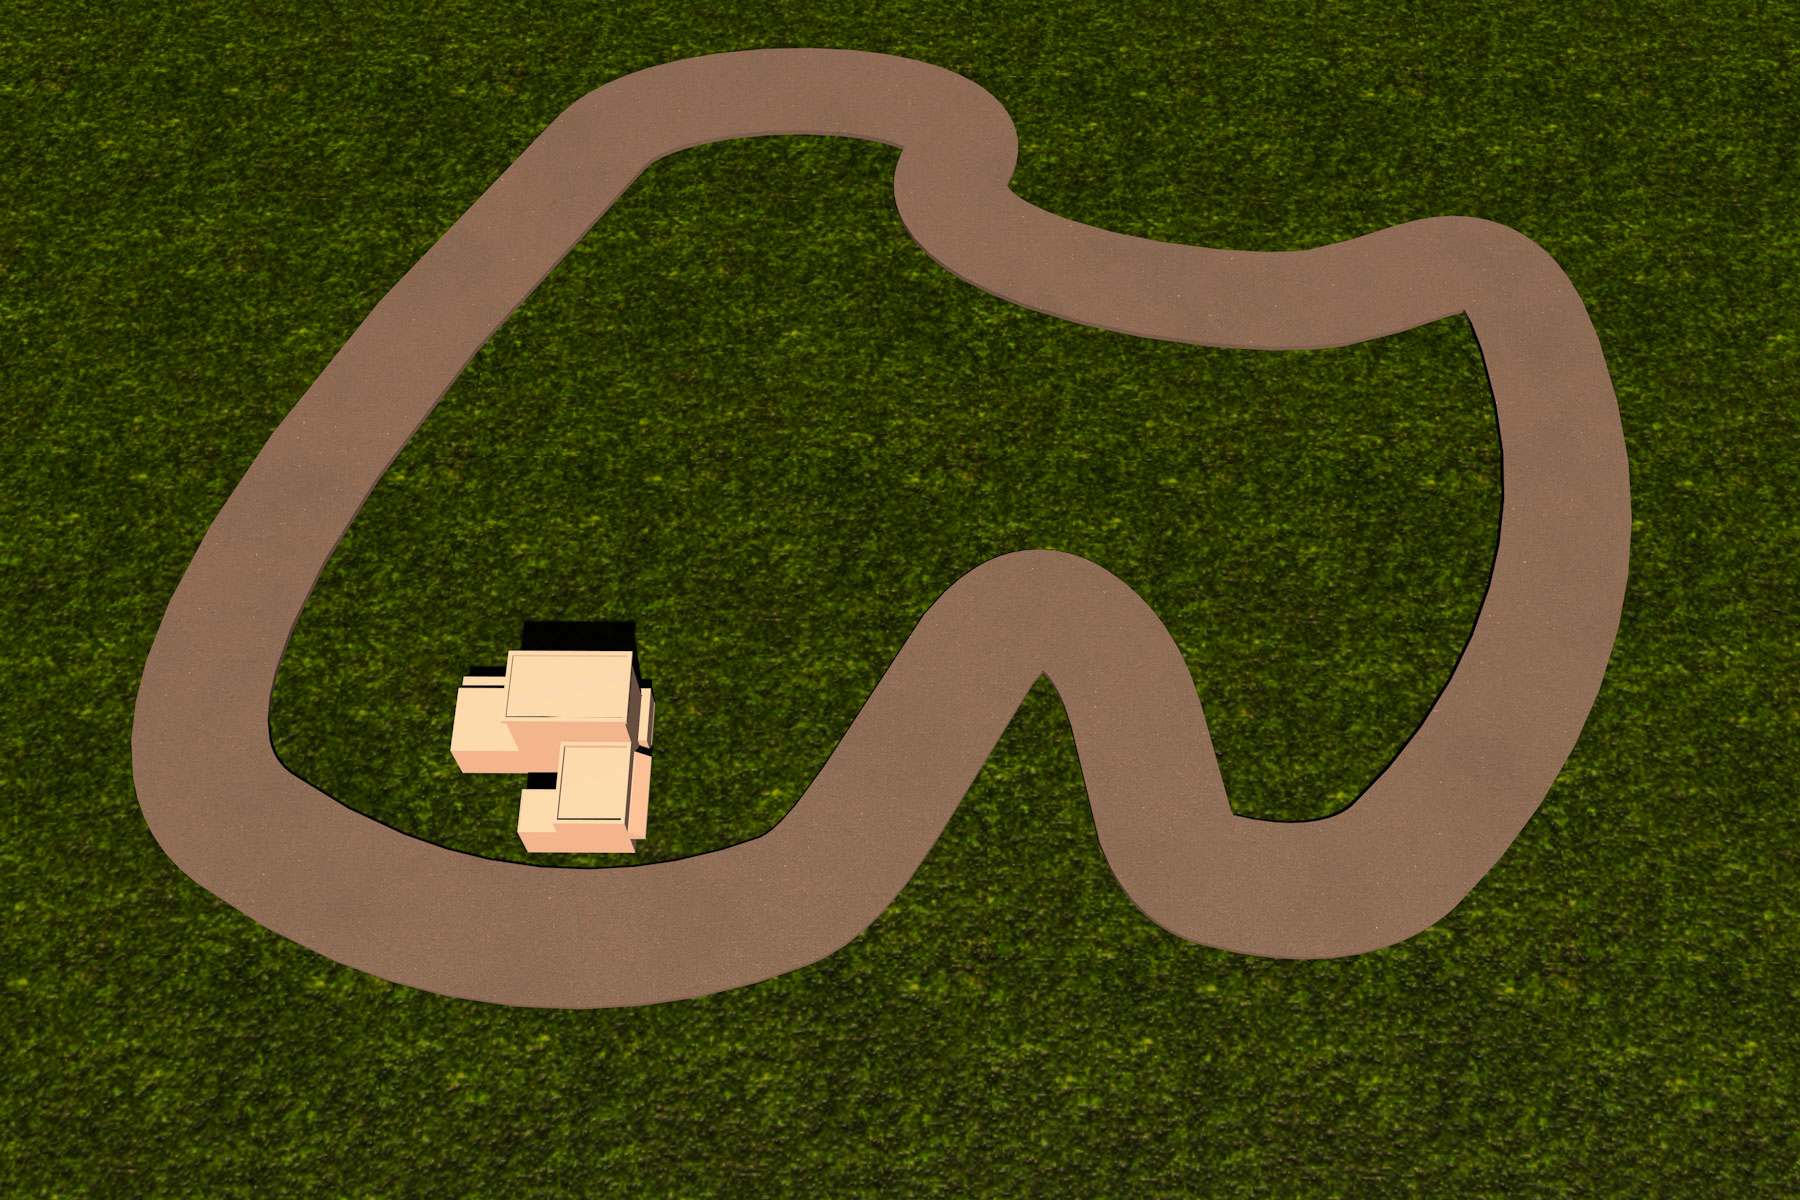

This is a level from a 2D game, rendered from its Tiled map with the project's own tilesets. A one-line summary and the map file follow, with tile-layer data summarised:
An orthogonal 1x1 tile map with 1800x1200 px tiles, 1 tile layer (Tile Layer 1), 2 tilesets and 81 objects.

<map version="1.0" orientation="orthogonal" width="1" height="1" tilewidth="1800" tileheight="1200">
 <tileset firstgid="1" name="race_track1" tilewidth="1800" tileheight="1200">
  <image source="../tiles/race_track1.png" width="1800" height="1200" />
 </tileset>
 <tileset firstgid="2" name="tree" tilewidth="60" tileheight="60">
  <image source="../tiles/tree.png" width="60" height="60" />
 </tileset>
 <layer name="Tile Layer 1" width="1" height="1">
  <data>[1 cells, 1 non-empty, 1 distinct tile ids]</data>
 </layer>
 <objectgroup name="limits" width="1" height="1">
  <object x="964" y="4">
   <polygon points="0,0 158,32 52,120 11,74" />
  </object>
  <object x="841" y="5">
   <polygon points="0,0 121,-1 133,74 6,42" />
  </object>
  <object x="1124" y="41">
   <polygon points="0,0 28,118 -110,136 -106,87" />
  </object>
  <object x="1015" y="176">
   <polygon points="0,0 312,22 143,68 -1,18" />
  </object>
  <object x="1227" y="229">
   <polygon points="0,0 76,-2 70,21 -44,15" />
  </object>
  <object x="1309" y="226">
   <polygon points="0,0 114,-36 120,-10 -10,24" />
  </object>
  <object x="1428" y="189">
   <polygon points="0,0 82,-2 59,30 2,26" />
  </object>
  <object x="1513" y="190">
   <polygon points="0,0 101,65 43,70 -24,29" />
  </object>
  <object x="1615" y="257">
   <polygon points="0,0 77,142 -5,119 -59,4" />
  </object>
  <object x="1693" y="401">
   <polygon points="0,0 56,277 -63,152 -80,-21" />
  </object>
  <object x="1744" y="680">
   <polygon points="0,0 -19,111 -153,25 -112,-124" />
  </object>
  <object x="1727" y="792">
   <polygon points="0,0 -207,213 -263,108 -135,-80" />
  </object>
  <object x="1457" y="905">
   <polygon points="0,0 53,96 -136,128 -119,51" />
  </object>
  <object x="1339" y="956">
   <polygon points="0,0 -17,72 -329,19 -141,-8" />
  </object>
  <object x="1076" y="872">
   <polygon points="0,0 116,71 -67,99" />
  </object>
  <object x="1067" y="716">
   <polygon points="0,0 71,187 1,152" />
  </object>
  <object x="1043" y="679">
   <polygon points="0,0 24,35 -45,64" />
  </object>
  <object x="996" y="745">
   <polygon points="0,0 43,57 -181,291" />
  </object>
  <object x="724" y="992">
   <polygon points="0,0 145,-67 81,48" />
  </object>
  <object x="871" y="924">
   <polygon points="0,0 37,-45 6,6" />
  </object>
  <object x="551" y="1007">
   <polygon points="0,0 173,-14 294,65 -188,62" />
  </object>
  <object x="242" y="912">
   <polygon points="0,0 156,71 -20,128" />
  </object>
  <object x="400" y="987">
   <polygon points="0,0 137,20 -50,81 -133,53" />
  </object>
  <object x="139" y="812">
   <polygon points="0,0 97,99 74,269 -53,17" />
  </object>
  <object x="61" y="661">
   <polygon points="0,0 73,37 77,149 31,162" />
  </object>
  <object x="133" y="299">
   <polygon points="0,0 151,111 40,295" />
  </object>
  <object x="82" y="462">
   <polygon points="0,0 87,130 52,242" />
  </object>
  <object x="437" y="36">
   <polygon points="0,0 113,88 -150,373 -258,279" />
  </object>
  <object x="458" y="21">
   <polygon points="0,0 382,-16 388,26 223,34" />
  </object>
  <object x="480" y="33">
   <polygon points="0,0 202,26 106,56" />
  </object>
  <object x="479" y="54">
   <polygon points="0,0 61,11 107,38 70,67" />
  </object>
  <object x="364" y="493">
   <polygon points="0,0 276,-321 383,-253 77,28" />
  </object>
  <object x="641" y="173">
   <polygon points="0,0 85,-40 175,16 107,69" />
  </object>
  <object x="741" y="140">
   <polygon points="0,0 159,3 149,111 29,104" />
  </object>
  <object x="895" y="201">
   <polygon points="0,0 83,137 -4,167 -68,25" />
  </object>
  <object x="927" y="253">
   <polygon points="0,0 108,67 120,159 -21,67" />
  </object>
  <object x="1012" y="305">
   <polygon points="0,0 173,41 191,139 -4,107" />
  </object>
  <object x="1179" y="348">
   <polygon points="0,0 171,1 203,113 -3,103" />
  </object>
  <object x="1347" y="351">
   <polygon points="0,0 120,-36 157,103 17,157" />
  </object>
  <object x="1396" y="439">
   <polygon points="0,0 105,15 99,131 -12,173" />
  </object>
  <object x="1493" y="572">
   <polygon points="0,0 -44,116 -151,55" />
  </object>
  <object x="1343" y="633">
   <polygon points="0,0 105,53 3,179 -49,59" />
  </object>
  <object x="1199" y="692">
   <polygon points="0,0 93,0 147,123 29,125" />
  </object>
  <object x="364" y="496">
   <polygon points="0,0 79,25 13,255 -89,164" />
  </object>
  <object x="277" y="664">
   <polygon points="0,0 163,28 137,177 -8,92" />
  </object>
  <object x="431" y="760">
   <polygon points="0,0 216,11 164,112 -16,81" />
  </object>
  <object x="589" y="780">
   <polygon points="0,0 164,-85 191,48 1,93" />
  </object>
  <object x="755" y="720">
   <polygon points="0,0 107,-181 181,-120 19,116" />
  </object>
  <object x="937" y="597">
   <polygon points="0,0 -73,-49 3,-121 59,-48" />
  </object>
  <object x="944" y="479">
   <polygon points="0,0 176,-12 121,72 39,80" />
  </object>
  <object x="1067" y="553">
   <polygon points="0,0 43,-80 147,-29 73,41" />
  </object>
  <object x="1143" y="593">
   <polygon points="0,0 69,-63 135,79 56,99" />
  </object>
  <object gid="2" x="669" y="405" />
  <object gid="2" x="728" y="418" />
  <object gid="2" x="408" y="203" />
  <object gid="2" x="1054" y="160" />
  <object gid="2" x="735" y="1058" />
  <object gid="2" x="887" y="596" />
  <object gid="2" x="1011" y="541" />
  <object gid="2" x="1243" y="736" />
  <object gid="2" x="1269" y="613" />
  <object gid="2" x="-2" y="302" />
  <object gid="2" x="-2" y="365" />
  <object gid="2" x="21" y="242" />
  <object gid="2" x="165" y="62" />
  <object gid="2" x="597" y="310" />
  <object gid="2" x="722" y="676" />
  <object gid="2" x="772" y="702" />
  <object gid="2" x="1170" y="587" />
  <object gid="2" x="985" y="849" />
  <object gid="2" x="1010" y="773" />
  <object gid="2" x="1209" y="242" />
  <object gid="2" x="1158" y="244" />
  <object gid="2" x="477" y="99" />
  <object gid="2" x="132" y="481" />
  <object gid="2" x="145" y="538" />
  <object gid="2" x="119" y="927" />
  <object gid="2" x="230" y="1028" />
  <object gid="2" x="192" y="984" />
  <object gid="2" x="349" y="1043" />
  <object gid="2" x="745" y="358" />
 </objectgroup>
</map>